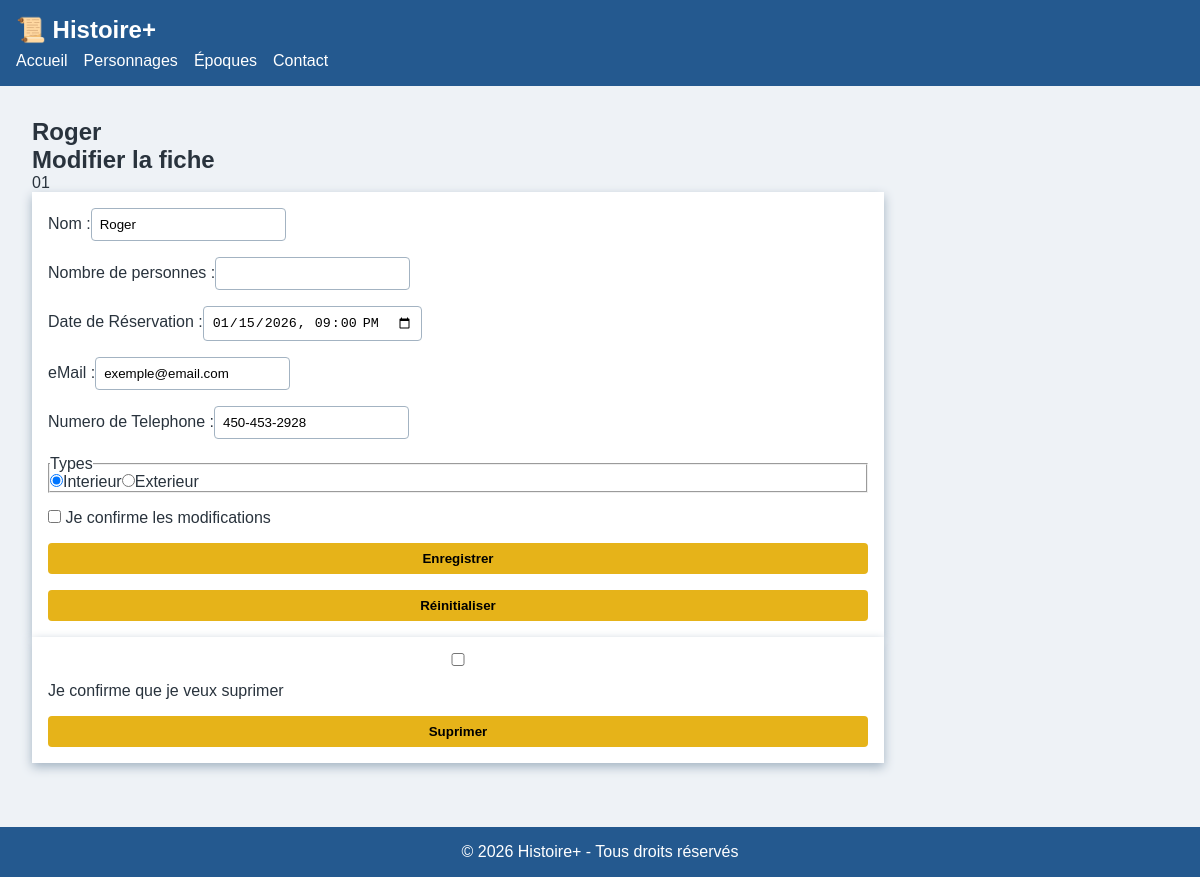
The app's page /reservation/modifier.php?id=1 with its own data.
### tables this page shows
CREATE TABLE "reservation" (
	"id"	INTEGER,
	"nom"	TEXT,
	"nbPersonnes"	INTEGER,
	"dateReservation"	TEXT,
	"email"	TEXT,
	"cellulaire"	TEXT,
	"choixIntExt"	INTEGER,
	"created_at"	TEXT DEFAULT current_timestamp,
	"updated_at"	TEXT DEFAULT current_timestamp,
	PRIMARY KEY("id")
);

### public/reservation/modifier.php (the view, shortened to what this page needs)
<?php
include_once("form.php");
$id = $_GET['id'];
$bd = "../../database/db.sqlite";
$pdo = new PDO("sqlite:" . $bd);
$stmt = $pdo->prepare("SELECT * FROM reservation WHERE id=:id");
$stmt->execute([':id' => $id]);
$info = $stmt->fetch();
$boutton = '<form action="" method="post"';
$boutton .= '<label><input type="checkbox" required>  Je confirme que je veux suprimer</label>';
$boutton .= '<input type="hidden" name="id" value="' . $info['id'] . '">';
$boutton .= '<input type="hidden" name="suprimer">';
$boutton .= '<button type="submit">Suprimer</button>';
$boutton .= '</form>';
?>
<!DOCTYPE html>
<html lang="fr">
<head>
    <link rel="stylesheet" href="../css/styles.css">
</head>
<body>
    <header>
        <div class="logo">📜 Histoire+</div>
        <nav>
            <ul>
                <li><a href="../index.php">Accueil</a></li>
                <li><a href="#">Personnages</a></li>
                <li><a href="#">Époques</a></li>
                <li><a href="#">Contact</a></li>
            </ul>
        </nav>
    </header>
    <main>
        <section class="content">
            <h1><?php echo $info['nom'] ?></h1>
            <h2>Modifier la fiche</h2>
            <?php echo html_form($info) ?>
            <?php echo $boutton ?>
        </section>
    </main>
    <footer>
        <p>© 2026 Histoire+ - Tous droits réservés</p>
    </footer>
</body>
</html>

### public/reservation/form.php
<?php
function html_form($info = [])
{
    $resultat = '';
    $resultat .= '<form action="" method="post" enctype="multipart/form-data">';
    $resultat .= html_form_nom($info['nom'] ?? "");
    $resultat .= html_form_nbrPersonnes($info['nbrPersonnes'] ?? "");
    $resultat .= html_form_dateReservation($info['dateReservation'] ?? "");
    $resultat .= html_form_email($info['email'] ?? "");
    $resultat .= html_form_cellulaire($info['cellulaire'] ?? "");
    $resultat .= html_form_exterieur($info['choixExterieur'] ?? 0);
    $resultat .= '<label><input type="checkbox" required>    Je confirme les modifications</label>';
    if (isset($info['id'])) {
        $resultat .= '<input type="hidden" name="id" value="' . $info['id'] . '">';
    }
    $resultat .= '<input type="hidden" name="enregistrer">';
    $resultat .= '<button type="submit">Enregistrer</button>';
    $resultat .= '<button type="reset">Réinitialiser</button>';
    $resultat .= '</form>';
    return $resultat;
}
function html_form_nom($nom = "")
{
    $resultat = '';
    $resultat .= '<label>Nom :';
    $resultat .= '<input type="text" name="nom" value="' . $nom . '">';
    $resultat .= '</label>';
    return $resultat;
}
function html_form_nbrPersonnes($nbrPersonnes = "")
{
    $resultat = '';
    $resultat .= '<label>Nombre de personnes :';
    $resultat .= '<input type="number" name="nbrPersonnes" value="' . $nbrPersonnes . '">';
    $resultat .= '</label>';
    return $resultat;
}
function html_form_dateReservation($dateReservation = "")
{
    $resultat = '';
    $resultat .= '<label>Date de Réservation :';
    $resultat .= '<input type="datetime-local" name="dateReservation" value="'. ($dateReservation?:date("Y-m-d\TH:i")) .'">';
    $resultat .= '</label>';
    return $resultat;
}
function html_form_email($email = "")
{
    $resultat = '';
    $resultat .= '<label>eMail :';
    $resultat .= '<input type="email" name="email" value="' . $email . '">';
    $resultat .= '</label>';
    return $resultat;
}
function html_form_cellulaire($cellulaire = "")
{
    $resultat = '';
    $resultat .= '<label>Numero de Telephone :';
    $resultat .= '<input type="tel" name="cellulaire" value="' . $cellulaire . '">';
    $resultat .= '</label>';
    return $resultat;
}
function html_form_exterieur($exterieur = 0)
{
    $types = [
        "Interieur",
        "Exterieur",
    ];
    $resultat = '';
    $resultat .= '<fieldset>';
    $resultat .= '<legend>Types</legend>';
    foreach ($types as $i => $type) {
        echo $i;
        if ($exterieur == $i) {
            $resultat .= '<label><input type="radio" name="choixExterieur" value="' . $i . '" checked>';
        } else {
            $resultat .= '<label><input type="radio" name="choixExterieur" value="' . $i . '">';
        }
        $resultat .= $type;
        $resultat .= '</label>';
    }
    $resultat .= '</fieldset>';
    return $resultat;
}

### public/css/styles.css (style rules this page uses)
:root { --couleur-primaire: hsl(210, 60%, 35%); --couleur-secondaire: hsl(45, 80%, 50%); --couleur-fond: hsl(210, 30%, 95%); --couleur-texte: hsl(210, 20%, 20%); --ombre: 0 4px 10px hsl(210, 20%, 70%); }
* { margin: 0; padding: 0; box-sizing: border-box; }
body { font-family: Arial, sans-serif; background: var(--couleur-fond); color: var(--couleur-texte); }
main { display: flex; padding: 2rem; gap: 2rem; }
.content { width: 75%; }
footer { text-align: center; padding: 1rem; background: var(--couleur-primaire); color: white; margin-top: 2rem; }

### records on screen
reservation: nom "Roger", dateReservation "01/15/2026 21:00", email "exemple@email.com", cellulaire "450-453-2928"

### other values on screen
$i "0"
$i "1"
html_form($info) "Interieur Exterieur"
